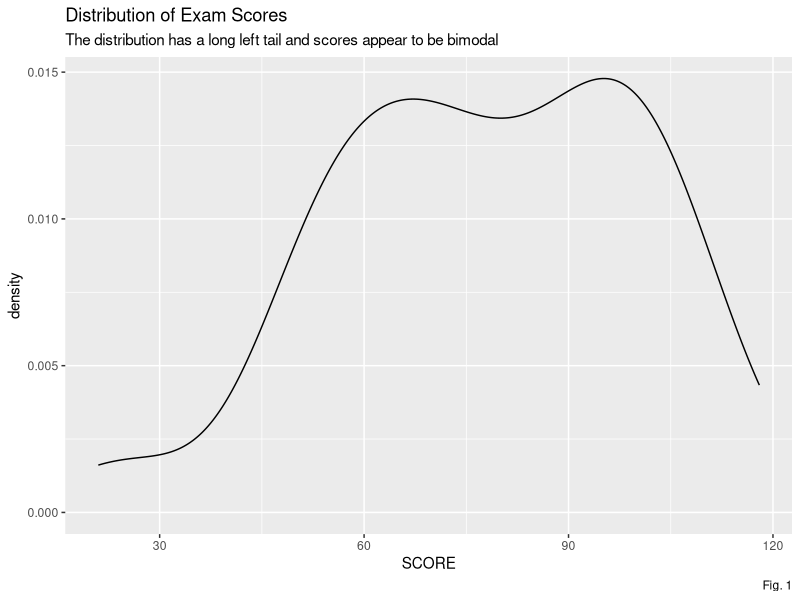
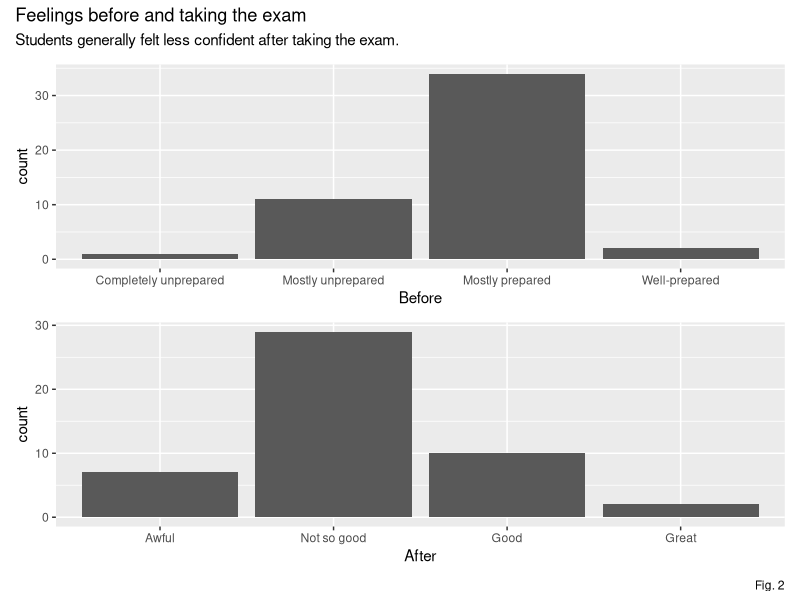
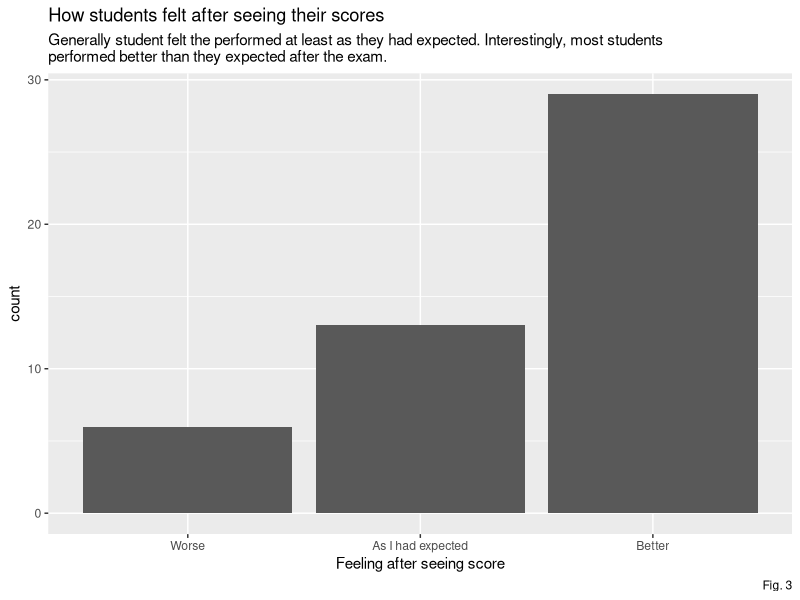
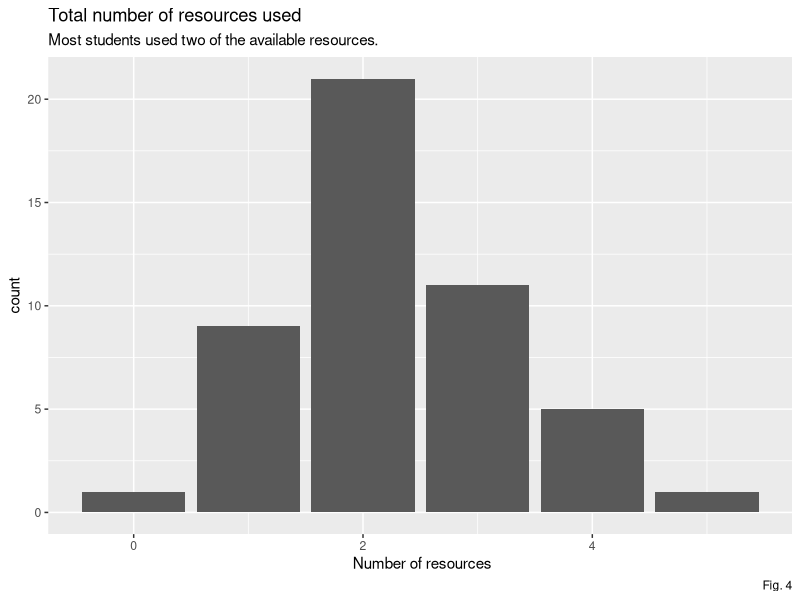
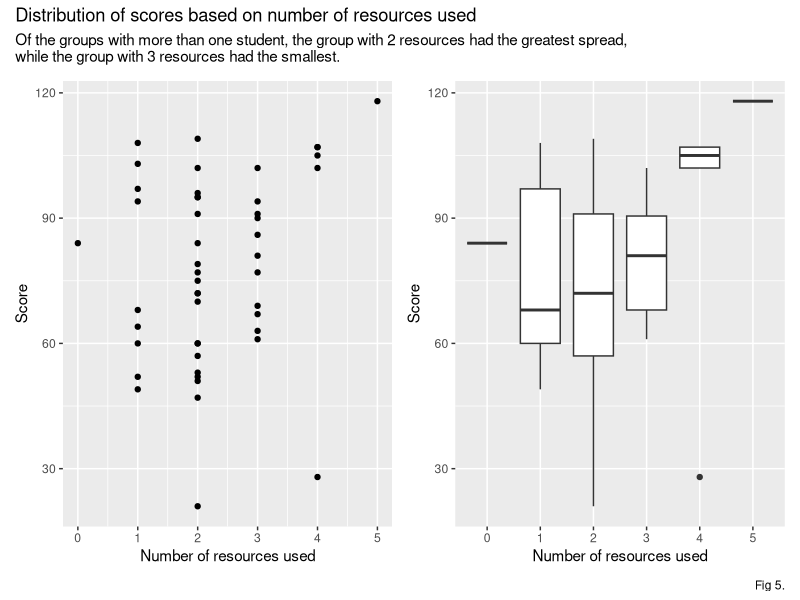

Write R code to recreate these figures, in order.
## ---- chunk 1
# install.packages("tidyverse")
library(tidyverse)
# install.packages("patchwork")
library(patchwork)
## ---- chunk 2
#| Label: cleaning
#| message: false

survey <- read.csv("examSurvey.csv", header = TRUE)

survey$CONTENT <- as.factor(survey$CONTENT)
survey$CONTENT <- dplyr::recode(survey$CONTENT, "0" = "Completely confused",
                                         "1" = "Mostly not following",
                                         "2" = "Mostly following",
                                         "3" = "Following closely")


survey$PRESENT <- as.factor(survey$PRESENT)
survey$PRESENT <- dplyr::recode(survey$PRESENT, "0" = "True",
                                         "1" = "False")


survey$PREPARATION <- as.factor(survey$PREPARATION)
survey$PREPARATION <- dplyr::recode(survey$PREPARATION, "0" = "Completely unprepared",
                                         "1" = "Mostly unprepared",
                                         "2" = "Mostly prepared",
                                         "3" = "Well-prepared")
survey <- dplyr::rename(survey, BEFORE = PREPARATION)



survey$AFTER <- as.factor(survey$AFTER)
survey$AFTER <- dplyr::recode(survey$AFTER, "0" = "Awful",
                                         "1" = "Not so good",
                                         "2" = "Good",
                                         "3" = "Great")


survey$FELT <- as.factor(survey$FELT)
survey$FELT <- dplyr::recode(survey$FELT, "0" = "Worse",
                                   "1" = "As I had expected",
                                   "2" = "Better")


survey$CHALLENGE <- as.factor(survey$CHALLENGE)
survey$CHALLENGE <- dplyr::recode(survey$CHALLENGE, "0" = "True",
                                             "1" = "False")


survey$OPPORTUNITY <- as.factor(survey$OPPORTUNITY)
survey$OPPORTUNITY <- dplyr::recode(survey$OPPORTUNITY, "0" = "True",
                                                 "1" = "False")


survey$LEARN <- as.factor(survey$LEARN)
survey$LEARN <- dplyr::recode(survey$LEARN, "0" = "True",
                                            "1" = "False")

survey$TIME <- as.factor(survey$TIME)
survey$TIME <- dplyr::recode(survey$TIME, "0" = "At most 3 hours",
                                         "1" = "Between 3-6 hours",
                                         "2" = "Between 6-9 hours",
                                         "3" = "At least 9 hours")


survey %>% dplyr::relocate(SCORE, .after = SEQN) -> survey

survey <- tidyr::drop_na(survey)

survey <- dplyr::mutate(survey, tot_res = as.numeric(RESOURA) + as.numeric(RESOURB) + as.numeric(RESOURC) + as.numeric(RESOURD) + as.numeric(RESOURE) + as.numeric(RESOURF) + as.numeric(RESOURG))

survey$RESOURA <- as.factor(survey$RESOURA)
survey$RESOURA <- dplyr::recode(survey$RESOURA, "0" = "True",
                                                "1" = "False")
survey$RESOURB <- as.factor(survey$RESOURB)
survey$RESOURB <- dplyr::recode(survey$RESOURB, "0" = "True",
                                                "1" = "False")

survey$RESOURC <- as.factor(survey$RESOURC)
survey$RESOURB <- dplyr::recode(survey$RESOURB, "0" = "True",
                                                "1" = "False")
survey$RESOURD <- as.factor(survey$RESOURD)
survey$RESOURD <- dplyr::recode(survey$RESOURD, "0" = "True",
                                                "1" = "False")
survey$RESOURE <- as.factor(survey$RESOURE)
survey$RESOURE <- dplyr::recode(survey$RESOURE, "0" = "True",
                                                "1" = "False")
survey$RESOURF <- as.factor(survey$RESOURF)
survey$RESOURF <- dplyr::recode(survey$RESOURF, "0" = "True",
                                                "1" = "False")
survey$RESOURG <- as.factor(survey$RESOURG)
survey$RESOURG <- dplyr::recode(survey$RESOURG, "0" = "True",
                                                "1" = "False")

## ---- chunk 3
#| Label: score-statistics

score_stats <- summary(survey$SCORE)
## ---- chunk 4
#| Label: survey-dist
#| fig-show: 'hold'
#| message: false

library(ggplot2)
plt <- ggplot(data = survey)


plt +
  aes(SCORE) + 
  geom_density() + 
  labs(
    title = "Distribution of Exam Scores",
    subtitle = "The distribution has a long left tail and scores appear to be bimodal",
    caption = "Fig. 1"
    
  )

find_mode <- function(x) {
  u <- unique(x)
  tab <- tabulate(match(x, u))
  u[tab == max(tab)]
}

find_mode(survey$SCORE)

## ---- chunk 5
#| label: fellings-dists
#| fig-show: hold



ggp1 <- plt + 
  aes(BEFORE) +
  stat_count()+ 
  labs(
    x = "Before"
  )

ggp2 <- plt + 
  aes(AFTER) +
  stat_count()+ 
  labs(
    x = "After"
  )

(ggp1 / ggp2) +
  plot_annotation(
    title = "Feelings before and taking the exam",
    subtitle = "Students generally felt less confident after taking the exam.",
    caption = "Fig. 2" 
  )
## ---- chunk 6
plt +
  aes(FELT) + 
  stat_count() +
  labs(
    title = "How students felt after seeing their scores",
    subtitle = "Generally student felt the performed at least as they had expected. Interestingly, most students \nperformed better than they expected after the exam.",
    x = "Feeling after seeing score",
    caption = "Fig. 3"
  )
## ---- chunk 7
#| Label: score-statistics

res_stats <- summary(survey$tot_res)
## ---- chunk 8
plt +
  aes(tot_res) +
  stat_count() +
  labs(
    title = "Total number of resources used",
    subtitle = "Most students used two of the available resources. ",
    x = " Number of resources",
    caption = "Fig. 4"
  )
## ---- chunk 9
#| message: false



ggp1 <- plt +
  aes(x = tot_res, y = SCORE) +
  geom_point() +
  labs(
    x = "Number of resources used",
    y = "Score",
  )

ggp2 <- plt +
  aes(x = as.factor(tot_res), y = SCORE) +
  geom_boxplot() +
  labs(
    x = "Number of resources used",
    y = "Score",
  )

(ggp1 + ggp2) +
  plot_annotation(
    title = "Distribution of scores based on number of resources used",
    subtitle = "Of the groups with more than one student, the group with 2 resources had the greatest spread, \nwhile the group with 3 resources had the smallest.",
    caption = "Fig 5." 
  )



